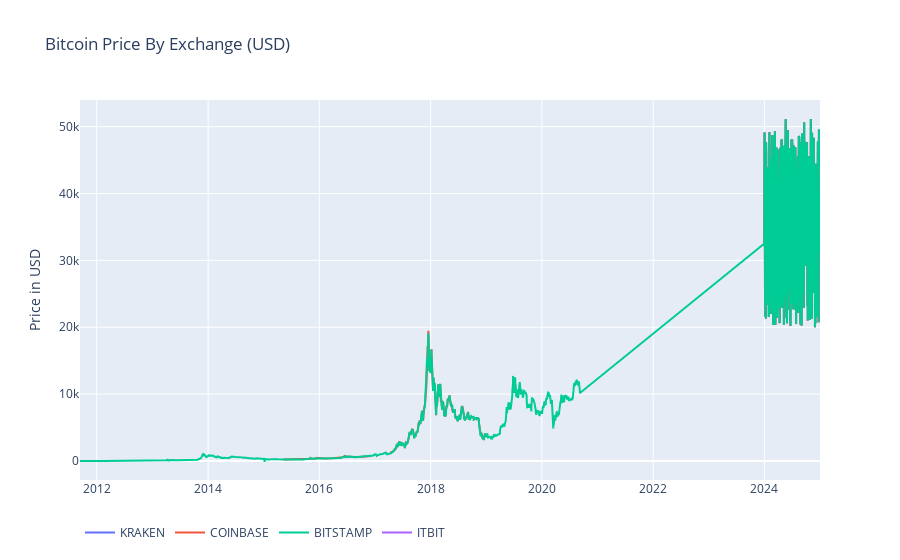

This figure's notebook cell:
### Code cell
layout = go.Layout(
    title = 'Bitcoin Price By Exchange (USD)',
    legend = {'orientation': 'h'},
    xaxis = {'type': 'date'},
    yaxis = {'title': 'Price in USD'}
)

trace_arr = []
labels = list(btc_usd_df)
for index, label in enumerate(labels):
    series = btc_usd_df[label]
    trace = go.Scatter(x=series.index, y=series, name=label)
    trace_arr.append(trace)
    
fig = go.Figure(data=trace_arr, layout=layout)
py.iplot(fig)

### Figure 1 — Plotly figure (JSON) as saved in the notebook; plotly's stock layout.template omitted (floating-point values rounded to 4 significant figures; data arrays with more than 128 entries replaced by an {"elided": "..."} marker saying what was removed)
{"data": [{"name": "KRAKEN", "type": "scatter", "x": {"elided": "3651 str values"}, "y": {"elided": "3651 float values"}}, {"name": "COINBASE", "type": "scatter", "x": {"elided": "3651 str values"}, "y": {"elided": "3651 float values"}}, {"name": "BITSTAMP", "type": "scatter", "x": {"elided": "3651 str values"}, "y": {"elided": "3651 float values"}}, {"name": "ITBIT", "type": "scatter", "x": {"elided": "3651 str values"}, "y": {"elided": "3651 null values"}}], "layout": {"autosize": true, "legend": {"orientation": "h"}, "title": {"text": "Bitcoin Price By Exchange (USD)"}, "xaxis": {"autorange": true, "range": ["2011-09-13", "2024-12-31"], "type": "date"}, "yaxis": {"autorange": true, "range": [-2841.0, 53980.0], "title": {"text": "Price in USD"}, "type": "linear"}}}
